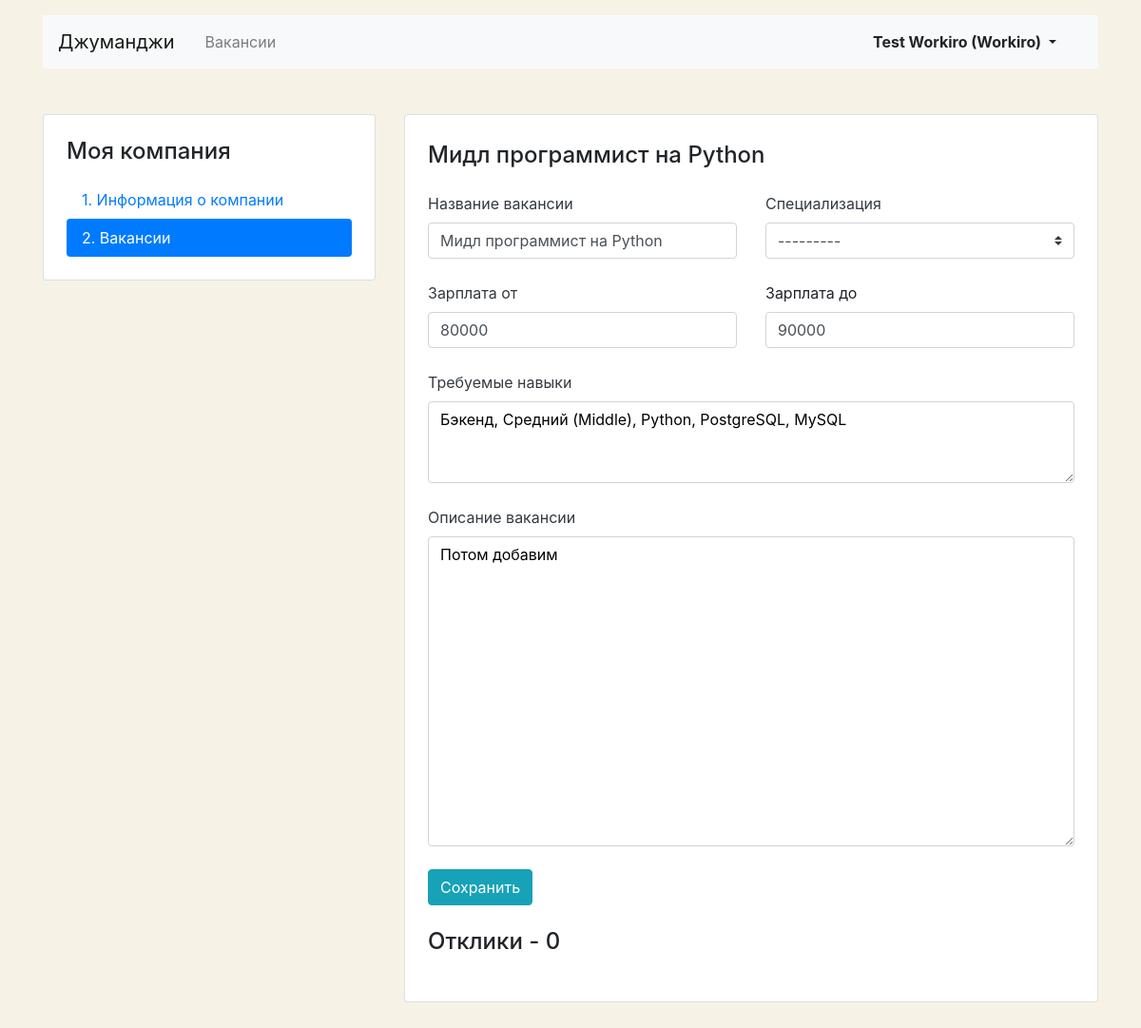
/mycompany/vacancies/4 (signed in), run on the app's committed database.
### app_jobsearch/models.py (models this page shows)
class Vacancy(models.Model):
    title = models.CharField(max_length=128)
    specialty = models.ForeignKey(Specialty, on_delete=models.CASCADE, related_name='vacancies')
    company = models.ForeignKey(Company, on_delete=models.CASCADE, related_name='vacancies')
    skills = models.TextField()
    description = models.TextField()
    salary_min = models.IntegerField()
    salary_max = models.IntegerField()
    published_at = models.DateField()

### app_jobsearch/views.py (the view, shortened to what this page needs)
# urls.py: path('mycompany/vacancies/<int:vacancy_id>', MyVacancyOneView.as_view(), name='user-vacancy'),
class MyVacancyOneView(LoginRequiredMixin, View):
    def get(self, request, vacancy_id):
        user_vacancy = Vacancy.objects.filter(id=vacancy_id).values().first()
        user_company = get_object_or_404(Company, owner=request.user.id)
        if user_vacancy is None:
            raise Http404
        form = VacancyForm(initial=user_vacancy)
        vacancy_applications = Application.objects.filter(vacancy=vacancy_id)
        context = {
            'form': form,
            'company': user_company,
            'vacancy': user_vacancy,
            'applications': vacancy_applications
        }
        return render(request, 'app_jobsearch/vacancy-edit.html', context=context)

### app_jobsearch/forms.py
class VacancyForm(forms.Form):
    title = forms.CharField(max_length=128,
                            widget=forms.TextInput(attrs={'class': 'form-control'}))
    specialty = forms.ModelChoiceField(queryset=Specialty.objects.all(),
                                       widget=forms.Select(attrs={'class': 'custom-select mr-sm-2'}))
    skills = forms.CharField(widget=forms.Textarea(attrs={'class': 'form-control',
                                                          'rows': '3',
                                                          'style': 'color:#000;'}))
    description = forms.CharField(widget=forms.Textarea(attrs={'class': 'form-control',
                                                               'rows': '13',
                                                               'style': 'color:#000;'}))
    salary_min = forms.IntegerField(widget=forms.TextInput(attrs={'class': 'form-control'}))
    salary_max = forms.IntegerField(widget=forms.TextInput(attrs={'class': 'form-control'}))

### app_jobsearch/models.py (called while the page is built)
    def __str__(self):
        return self.title

### app_jobsearch/templates/app_jobsearch/vacancy-edit.html (shortened to what this page needs)
{% extends 'app_jobsearch/base.html' %}
{% block main %}
  <main class="container mt-3 pb-5">
    <div class="row mt-5">
      <div class="col-12 col-lg-4">
        <aside class="pt-3 pb-4 px-4 mb-5 card">
          <h1 class="h4 pt-2 pb-2">Моя компания</h1>
          <div class="nav flex-column nav-pills">
            <a class="nav-link" href="{% url 'user-company' %}">1. Информация о&nbsp;компании</a>
            <a class="nav-link active" href="{% url 'user-vacancies' %}">2. Вакансии</a>
          </div>
        </aside>
      </div>
      <div class="col-12 col-lg-8">
        <div class="card">
          <div class="card-body px-4 pb-4 tab-content">
            <section>
              <h2 class="h4 pt-2 pb-3">{{ vacancy.title }}</h2>
              <form method="post" action="{% url 'user-vacancy' vacancy.id %}">{% csrf_token %}
                <div class="row">
                  <div class="col-12 col-md-6">
                    <div class="form-group pb-2">
                      <label class="mb-2 text-dark" for="vacancyTitle">Название вакансии</label>
                      {{ form.title }}
                    </div>
                  </div>
                  <div class="col-12 col-md-6">
                    <div class="form-group pb-2">
                      <label class="mb-2 text-dark" for="userSpecialization">Специализация</label>
                        {{ form.specialty }}
                    </div>
                  </div>
                </div>
                <div class="row">
                  <div class="col-12 col-md-6">
                    <div class="form-group pb-2">
                      <label class="mb-2 text-dark" for="vacancySalaryMin">Зарплата от</label>
                      {{ form.salary_min }}
                    </div>
                  </div>
                  <div class="col-12 col-md-6">
                    <div class="form-group pb-2">
                      <label class="mb-2" for="vacancySalaryMax">Зарплата до</label>
                      {{ form.salary_max }}
                    </div>
                  </div>
                </div>
                <div class="form-group pb-2">
                  <label class="mb-2 text-dark" for="vacancySkills">Требуемые навыки</label>
                  {{ form.skills }}
                </div>
                <div class="form-group pb-2">
                  <label class="mb-2 text-dark" for="vacancyDescription">Описание вакансии</label>
                  {{ form.description }}
                </div>
                <div class="form-group">
                  <input type="submit" class="btn btn-info" value="Сохранить">
                </div>
              </form>
              <h2 class="h4 pt-2 pb-3">Отклики - {{ applications|length }}</h2>
            </section>
          </div>
        </div>
      </div>
    </div>
  </main>
{% endblock %}

### app_jobsearch/templates/app_jobsearch/base.html (shortened to what this page needs)
<!DOCTYPE html>
<html lang="ru">
<head>
  <link rel="stylesheet" href="https://stackpath.bootstrapcdn.com/bootstrap/4.3.1/css/bootstrap.min.css">
</head>
<body>
  <header class="container mt-3">
    <nav class="navbar navbar-expand-lg navbar-light bg-light">
      <a class="navbar-brand mr-4" href={% url 'main' %}>Джуманджи</a>
      <div class="collapse navbar-collapse justify-content-between" id="navbarNav">
        <ul class="navbar-nav col-10">
          {% url 'vacancies' as the_url %}
          <li class="nav-item {% if request.path == the_url %}active{% endif %}">
            <a class="nav-link" href={% url 'vacancies' %}>Вакансии</a>
          </li>
        </ul>
        <ul class="navbar-nav col-2 justify-content-end">
          <li class="nav-item active">
            {% if user.username %}
                  <div class="btn-group">
                    <button type="button" class="btn dropdown-toggle font-weight-bold" data-toggle="dropdown" aria-haspopup="true" aria-expanded="false">
                      {{ user.first_name }} {{user.last_name }} ({{ user.username }})
                    </button>
                  </div>
            {% else %}
              <a href="{% url 'login' %}" class="nav-link font-weight-bold">Вход</a>
            {% endif %}
          </li>
        </ul>
      </div>
    </nav>
  </header>
{% block main %}{% endblock %}
</body>
</html>

### data on the page
Vacancy: title "Мидл программист на Python", specialty "---------", salary_min "80000", salary_max "90000", skills "Бэкенд, Средний (Middle), Python, PostgreSQL, MySQL", description "Потом добавим"

### other printed values
{{ user.first_name }} "Test"
{{ user.last_name }} "Workiro"
{{ user.username }} "Workiro"
{{ applications|length }} "0"
